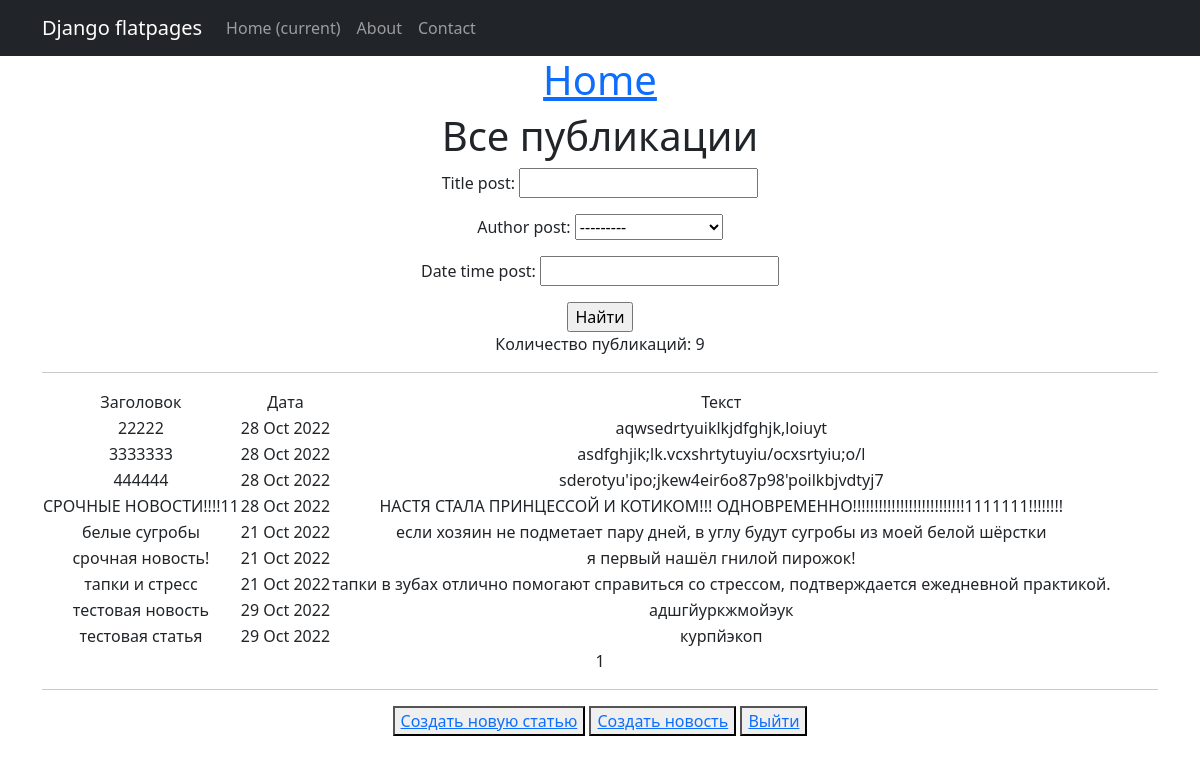
Page / (signed in) on the earlier database version.
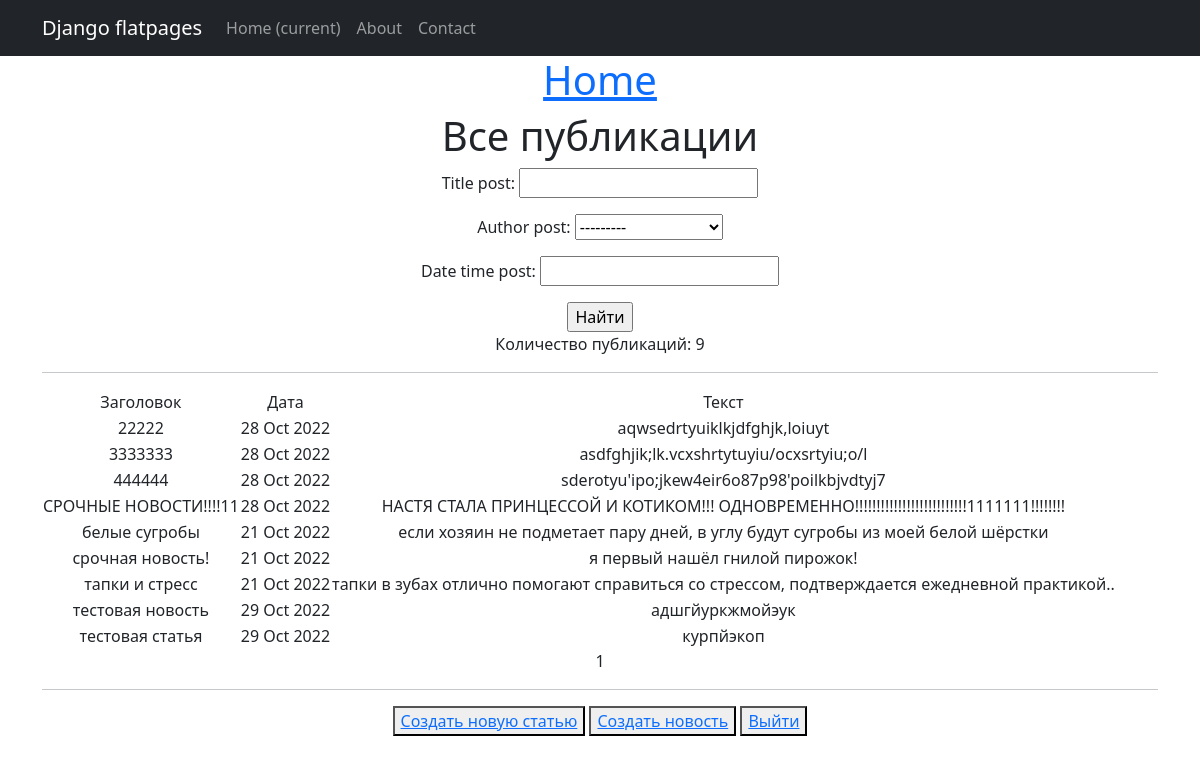
Same page on the later database version.
### NewsApp/models.py (models this page shows, shortened)
class Post(models.Model):
    article = 'AR'
    news = 'NE'
    TYPE = [
    (article, 'статья'),
    (news, 'новость')]
    author_post = models.ForeignKey(Author, on_delete=models.CASCADE)
    type_post = models.CharField(max_length=2, choices=TYPE, default=article)
    date_time_post = models.DateTimeField(auto_now_add=True)
    categories_post = models.ManyToManyField(Category, through='PostCategory')
    title_post = models.CharField(max_length=250)
    text_post = models.TextField()
    rating_post = models.FloatField(default=0.0)

### NewsApp/views.py (the view)
# urls.py: path('', PostsList.as_view(), name='post_list'),
class PostsList(LoginRequiredMixin, ListView):
    model = Post
    ordering = 'title_post'
    template_name = 'posts.html'
    context_object_name = 'posts'
    paginate_by = 10
    def get_queryset(self):
        queryset = super().get_queryset()
        self.filterset = PostFilter(self.request.GET, queryset)
        return self.filterset.qs
    def get_context_data(self, **kwargs):
        context = super().get_context_data(**kwargs)
        context['filterset'] = self.filterset
        return context

### NewsApp/templatetags/custom_filters.py (called while the page is built)
@register.filter()
def censor(value):
    for word in words:
        value = value.replace(word, '***')
    return value

### templates/posts.html (shortened to what this page needs)
{% extends 'flatpages/default.html' %}
{% load custom_filters %}
{% load custom_tags %}
{% block content %}
<h1>Все публикации </h1>
<form action="" method="get">
    {{ filterset.form.as_p }}
    <input type="submit" value="Найти" />
</form>
Количество публикаций: {{  posts|length}}
<hr>
{% if posts %}
<table>
    <tr>
        <td>Заголовок</td>
        <td>Дата</td>
        <td>Текст</td>
    </tr>
    {% for post in posts %}
    <tr>
        <td>{{ post.title_post|censor }}</td>
        <td>{{ post.date_time_post|date:'d M Y' }}</td>
        <td>{{ post.text_post|truncatewords:20 }}</td>
    </tr>
    {% endfor %}
</table>
{% else %}
<h2>Публикаций нет!</h2>
{% endif %}
{{ page_obj.number }}
<hr>
<button> <a href="articles/create/">Создать новую статью</a> </button>
<button> <a href="news/create/">Создать новость</a> </button>
<button> <a href="sign/logout/">Выйти</a> </button>
{% endblock content %}

Differences in the rows shown:
changed Post "тапки и стресс": text_post "тапки в зубах отлично помогают справиться со стрессом, подтверждается ежедневной практикой." → "тапки в зубах отлично помогают справиться со стрессом, подтверждается ежедневной практикой.."
